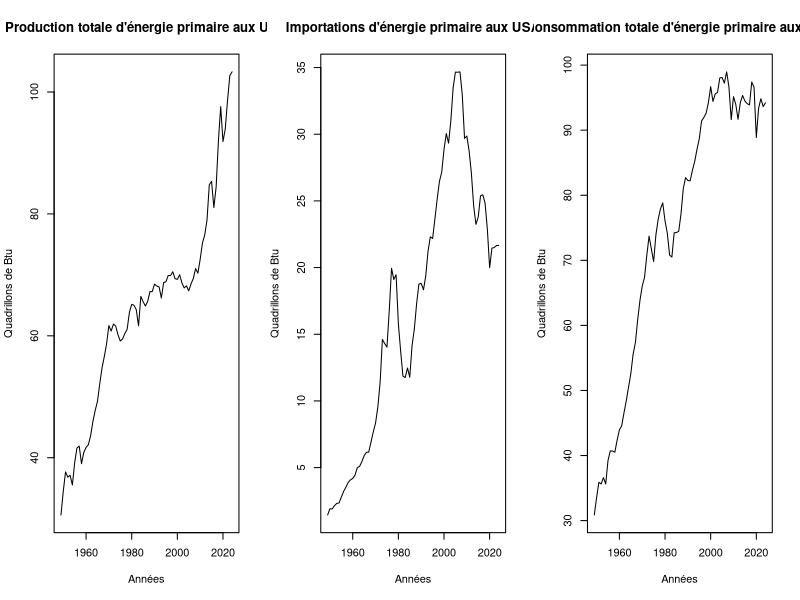
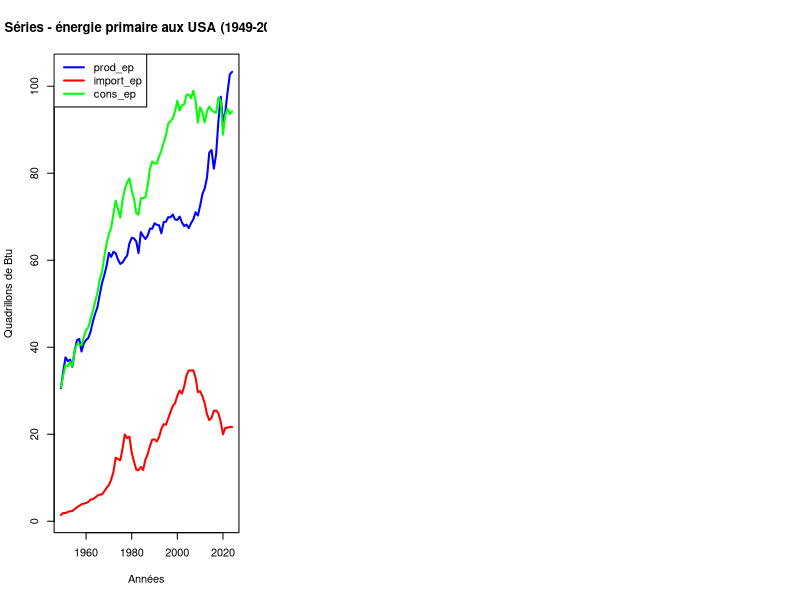
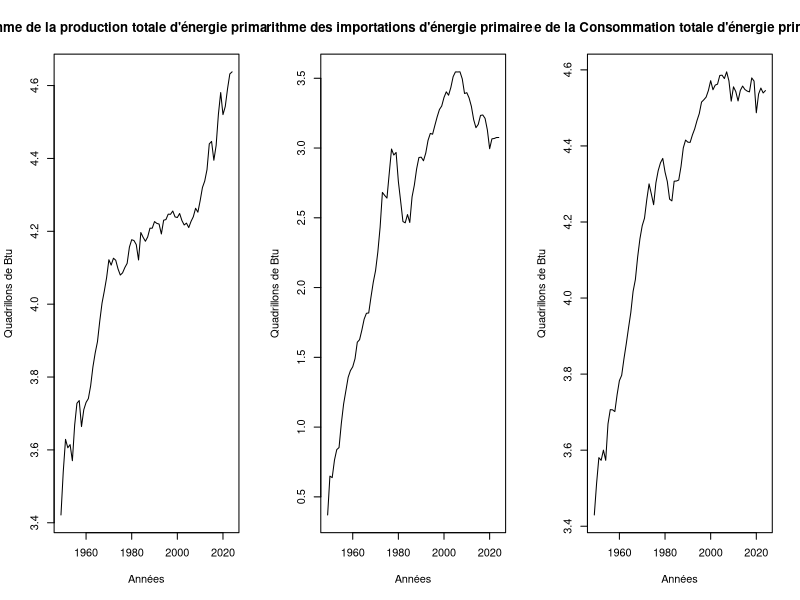
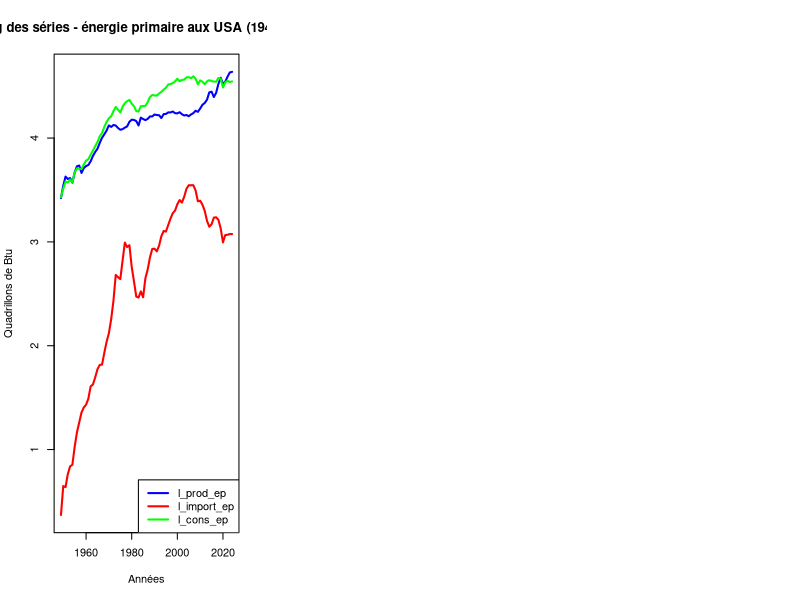
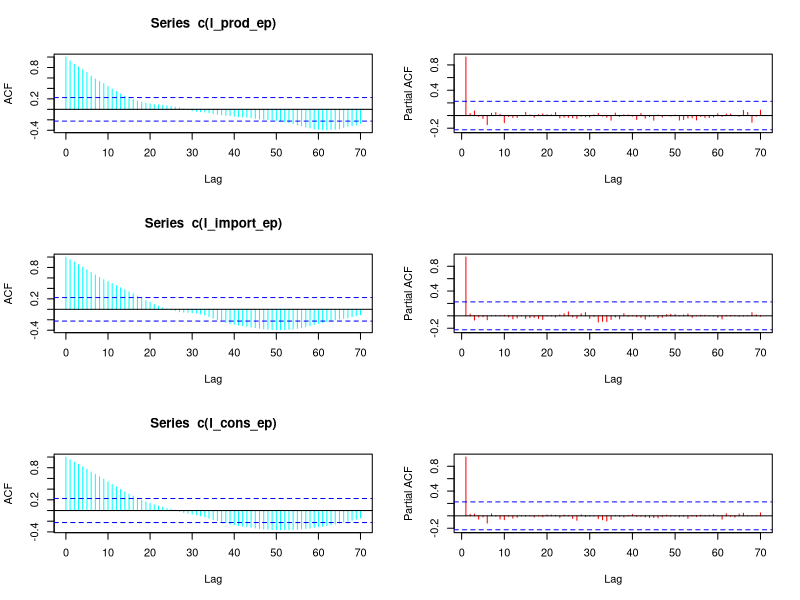
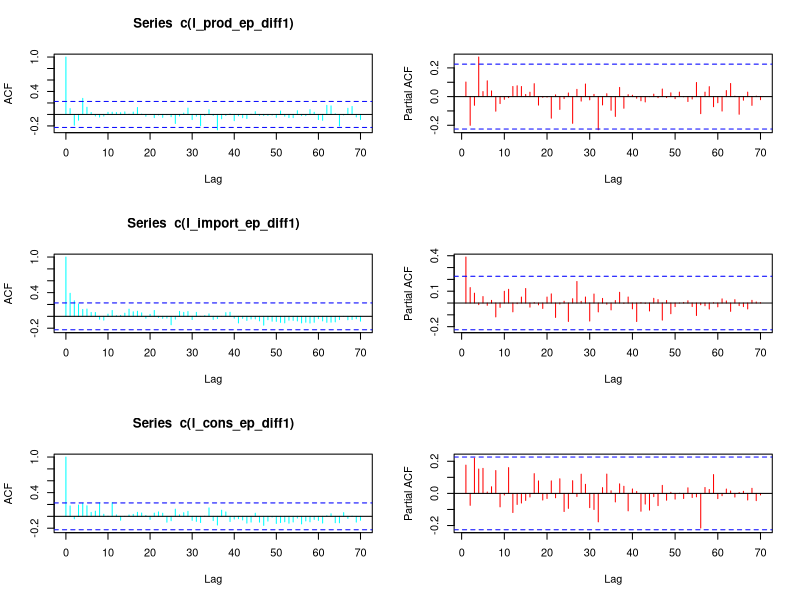

Reproduce these figures in R, in order.
# Librairies utiles
  library(readxl)


# Importation des séries
  series_energie_primaire <- read_excel("data/raw/series_energie_primaire.xlsx", col_names = TRUE, col_types = NULL)

  View(series_energie_primaire)


  
# Création des séries temporelles
  # Production totale d'énergie primaire
    prod_ep <- ts(series_energie_primaire[,2], start = c(1949), end = c(2024))
  
  # Importations d'énergie primaire
    import_ep <- ts(series_energie_primaire[,3], start =c(1949), end = c(2024))
  
  # Consommation totale d'énergie primaire
    cons_ep <- ts(series_energie_primaire[,4], start = c(1949), end = c(2024))
  

    
# Visualisation graphique
  # Graphiques séparés
    layout(matrix(1:3, 1, 3))
    plot(prod_ep, main = "Production totale d'énergie primaire aux USA", xlab = "Années", ylab = "Quadrillons de Btu")
    plot(import_ep, main = "Importations d'énergie primaire aux USA", xlab = "Années", ylab = "Quadrillons de Btu")
    plot(cons_ep, main = "Consommation totale d'énergie primaire aux USA", xlab = "Années", ylab = "Quadrillons de Btu")
    
  # Graphique
    plot(prod_ep, col = "blue", lwd = 2, ylim = range(c(prod_ep, import_ep, cons_ep)),
        xlab = "Années", ylab = "Quadrillons de Btu", main = "Séries - énergie primaire aux USA (1949-2024)")
    
    # Ajout des autres séries
      lines(import_ep, col = "red", lwd = 2)
      lines(cons_ep, col = "green", lwd = 2)
    
    # Légende
      legend("topleft",
             legend = c("prod_ep", "import_ep", "cons_ep"),
             col = c("blue", "red", "green"),
             lty = 1,
             lwd = 2)

  # Séries présentent des tendances avec des variations importantes
    # Transformation en log permettra de lisser ses variations
      
# Transformation des séries en log
  # Nouvelles séries
    l_prod_ep = log(prod_ep)
    l_import_ep = log(import_ep)
    l_cons_ep = log(cons_ep)
    
  # Nouveaux graphiques
    # Graphiques séparés
      layout(matrix(1:3, 1, 3))
      plot(l_prod_ep, main = "Logarithme de la production totale d'énergie primaire aux USA", xlab = "Années", ylab = "Quadrillons de Btu")
      plot(l_import_ep, main = "Logarithme des importations d'énergie primaire aux USA", xlab = "Années", ylab = "Quadrillons de Btu")
      plot(l_cons_ep, main = "Logarithme de la Consommation totale d'énergie primaire aux USA", xlab = "Années", ylab = "Quadrillons de Btu")
    
    # Graphique
      plot(l_prod_ep, col = "blue", lwd = 2, ylim = range(c(l_prod_ep, l_import_ep, l_cons_ep)),
           xlab = "Années", ylab = "Quadrillons de Btu", main = "Log des séries - énergie primaire aux USA (1949-2024)")
      
      # Ajout des autres séries
        lines(l_import_ep, col = "red", lwd = 2)
        lines(l_cons_ep, col = "green", lwd = 2)
        
      # Légende
        legend("bottomright",
               legend = c("l_prod_ep", "l_import_ep", "l_cons_ep"),
               col = c("blue", "red", "green"),
               lty = 1,
               lwd = 2)
    

      
# Corrélogrammes sur le log des séries en niveau
  layout(matrix(1:6,3,2))
  acf(c(l_prod_ep),lag.max= 70, plot = TRUE, col="cyan")
  acf(c(l_import_ep),lag.max= 70,plot = TRUE, col="cyan")
  acf(c(l_cons_ep),lag.max= 70, plot = TRUE, col="cyan")
  pacf(c(l_prod_ep),lag.max= 70,plot = TRUE, col="red", main="")
  pacf(c(l_import_ep),lag.max= 70, plot = TRUE, col="red", main="")
  pacf(c(l_cons_ep),lag.max= 70,plot = TRUE, col="red", main="")
    # Séries non-stationnaires en niveau
      # Présentent des retournements (parfois tardifs), ce qui laisse penser à d'éventuels changements structurels ou dynamiques e long terme

  
  
# Corrélogrammes sur les séries (en log) en différences premières
  # Transformation des séries en différences premières
    l_prod_ep_diff1 <- diff(l_prod_ep)
    l_import_ep_diff1 <- diff(l_import_ep)
    l_cons_ep_diff1 <- diff(l_cons_ep)
  
  # Visualisation
    layout(matrix(1:6,3,2))
    acf(c(l_prod_ep_diff1),lag.max= 70, plot = TRUE, col="cyan")
    acf(c(l_import_ep_diff1),lag.max= 70,plot = TRUE, col="cyan")
    acf(c(l_cons_ep_diff1),lag.max= 70, plot = TRUE, col="cyan")
    pacf(c(l_prod_ep_diff1),lag.max= 70,plot = TRUE, col="red", main="")
    pacf(c(l_import_ep_diff1),lag.max= 70, plot = TRUE, col="red", main="")
    pacf(c(l_cons_ep_diff1),lag.max= 70,plot = TRUE, col="red", main="")
      # Log des séries stationnaires en différences premières
    